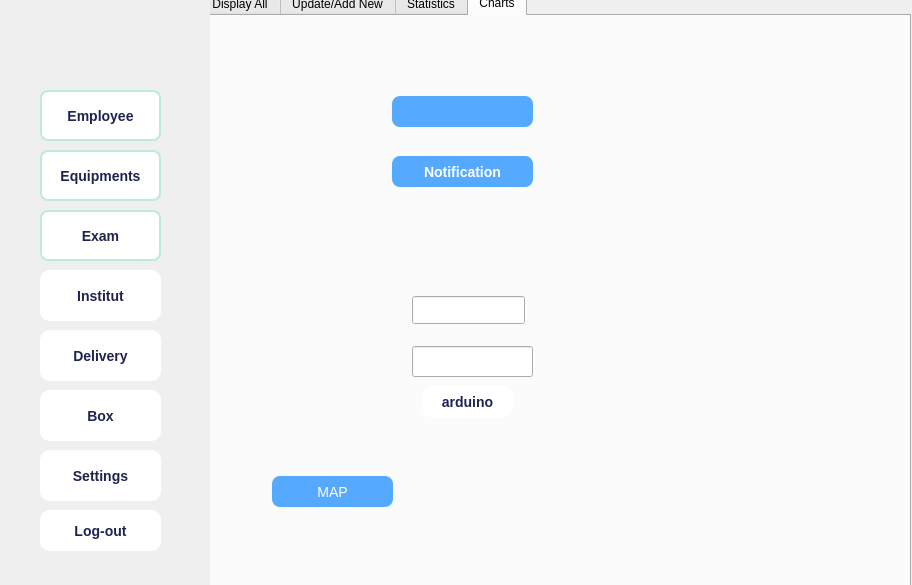
<?xml version="1.0" encoding="UTF-8"?>
<ui version="4.0">
 <class>instituts</class>
 <widget class="QDialog" name="instituts">
  <property name="geometry">
   <rect>
    <x>0</x>
    <y>0</y>
    <width>912</width>
    <height>585</height>
   </rect>
  </property>
  <property name="windowTitle">
   <string>Dialog</string>
  </property>
  <widget class="QWidget" name="LeftMenu" native="true">
   <property name="geometry">
    <rect>
     <x>0</x>
     <y>0</y>
     <width>211</width>
     <height>601</height>
    </rect>
   </property>
   <widget class="QWidget" name="verticalWidget_2" native="true">
    <property name="geometry">
     <rect>
      <x>0</x>
      <y>-40</y>
      <width>211</width>
      <height>671</height>
     </rect>
    </property>
    <property name="styleSheet">
     <string notr="true"> background: qlineargradient(
        x1: 0, y1: 0,
        x2: 0, y2: 1,
        stop: 0 #e3f2fd,   /* very light blue */
        stop: 0.5 #90caf9, /* soft sky blue */
        stop: 1 #1565c0    /* deep blue */
    );</string>
    </property>
    <widget class="QPushButton" name="pushButton_5">
     <property name="geometry">
      <rect>
       <x>40</x>
       <y>130</y>
       <width>121</width>
       <height>51</height>
      </rect>
     </property>
     <property name="font">
      <font>
       <pointsize>-1</pointsize>
       <bold>true</bold>
      </font>
     </property>
     <property name="styleSheet">
      <string notr="true"> background-color: #FFFFFF;
    border: 2px solid #C0E8E0;
    border-radius: 8px;
    padding: 6px 10px;
    font-size: 14px;
    color: #1E2350;</string>
     </property>
     <property name="text">
      <string>Employee</string>
     </property>
     <property name="icon">
      <iconset>
       <normaloff>:/ressources/user.svg</normaloff>:/ressources/user.svg</iconset>
     </property>
    </widget>
    <widget class="QPushButton" name="pushButton_6">
     <property name="geometry">
      <rect>
       <x>40</x>
       <y>190</y>
       <width>121</width>
       <height>51</height>
      </rect>
     </property>
     <property name="font">
      <font>
       <pointsize>-1</pointsize>
       <bold>true</bold>
      </font>
     </property>
     <property name="styleSheet">
      <string notr="true"> background-color: #FFFFFF;
    border: 2px solid #C0E8E0;
    border-radius: 8px;
    padding: 6px 10px;
    font-size: 14px;
    color: #1E2350;</string>
     </property>
     <property name="text">
      <string>Equipments</string>
     </property>
    </widget>
    <widget class="QPushButton" name="pushButton_7">
     <property name="geometry">
      <rect>
       <x>40</x>
       <y>250</y>
       <width>121</width>
       <height>51</height>
      </rect>
     </property>
     <property name="font">
      <font>
       <pointsize>-1</pointsize>
       <bold>true</bold>
      </font>
     </property>
     <property name="styleSheet">
      <string notr="true"> background-color: #FFFFFF;
    border: 2px solid #C0E8E0;
    border-radius: 8px;
    padding: 6px 10px;
    font-size: 14px;
    color: #1E2350;</string>
     </property>
     <property name="text">
      <string>Exam</string>
     </property>
     <property name="icon">
      <iconset>
       <normaloff>:/ressources/paper-48.png</normaloff>:/ressources/paper-48.png</iconset>
     </property>
    </widget>
    <widget class="QPushButton" name="pushButton_8">
     <property name="geometry">
      <rect>
       <x>40</x>
       <y>310</y>
       <width>121</width>
       <height>51</height>
      </rect>
     </property>
     <property name="font">
      <font>
       <pointsize>-1</pointsize>
       <bold>true</bold>
      </font>
     </property>
     <property name="styleSheet">
      <string notr="true">  background-color: #FFFFFF;
    color: #1E2350;
    border-radius: 10px;
    font-size: 14px;
    padding: 8px;</string>
     </property>
     <property name="text">
      <string>Institut</string>
     </property>
     <property name="icon">
      <iconset>
       <normaloff>:/ressources/building-48.png</normaloff>:/ressources/building-48.png</iconset>
     </property>
    </widget>
    <widget class="QPushButton" name="pushButton_11">
     <property name="geometry">
      <rect>
       <x>40</x>
       <y>370</y>
       <width>121</width>
       <height>51</height>
      </rect>
     </property>
     <property name="font">
      <font>
       <pointsize>-1</pointsize>
       <bold>true</bold>
      </font>
     </property>
     <property name="styleSheet">
      <string notr="true">  background-color: #FFFFFF;
    color: #1E2350;
    border-radius: 10px;
    font-size: 14px;
    padding: 8px;</string>
     </property>
     <property name="text">
      <string>Delivery</string>
     </property>
     <property name="icon">
      <iconset resource="Ressources.qrc">
       <normaloff>:/new/prefix1/Ressources/delivery-48.png</normaloff>
       <normalon>:/ressources/delivery-48.png</normalon>:/new/prefix1/Ressources/delivery-48.png</iconset>
     </property>
    </widget>
    <widget class="QPushButton" name="pushButton_12">
     <property name="geometry">
      <rect>
       <x>40</x>
       <y>430</y>
       <width>121</width>
       <height>51</height>
      </rect>
     </property>
     <property name="font">
      <font>
       <pointsize>-1</pointsize>
       <bold>true</bold>
      </font>
     </property>
     <property name="styleSheet">
      <string notr="true">  background-color: #FFFFFF;
    color: #1E2350;
    border-radius: 10px;
    font-size: 14px;
    padding: 8px;</string>
     </property>
     <property name="text">
      <string>Box</string>
     </property>
     <property name="icon">
      <iconset resource="Ressources.qrc">
       <normaloff>:/new/prefix1/Ressources/tool-box-48.png</normaloff>
       <normalon>:/ressources/tool-box-48.png</normalon>:/new/prefix1/Ressources/tool-box-48.png</iconset>
     </property>
    </widget>
    <widget class="QPushButton" name="pushButton_14">
     <property name="geometry">
      <rect>
       <x>40</x>
       <y>490</y>
       <width>121</width>
       <height>51</height>
      </rect>
     </property>
     <property name="font">
      <font>
       <pointsize>-1</pointsize>
       <bold>true</bold>
      </font>
     </property>
     <property name="styleSheet">
      <string notr="true">  background-color: #FFFFFF;
    color: #1E2350;
    border-radius: 10px;
    font-size: 14px;
    padding: 8px;</string>
     </property>
     <property name="text">
      <string>Settings</string>
     </property>
     <property name="icon">
      <iconset resource="Ressources.qrc">
       <normaloff>:/new/prefix1/Ressources/settings-5-48.png</normaloff>
       <normalon>:/ressources/settings.svg</normalon>:/new/prefix1/Ressources/settings-5-48.png</iconset>
     </property>
    </widget>
    <widget class="QPushButton" name="pushButton_18">
     <property name="geometry">
      <rect>
       <x>40</x>
       <y>550</y>
       <width>121</width>
       <height>41</height>
      </rect>
     </property>
     <property name="font">
      <font>
       <pointsize>-1</pointsize>
       <bold>true</bold>
      </font>
     </property>
     <property name="styleSheet">
      <string notr="true">  background-color: #FFFFFF;
    color: #1E2350;
    border-radius: 10px;
    font-size: 14px;
    padding: 8px;</string>
     </property>
     <property name="text">
      <string>Log-out</string>
     </property>
     <property name="icon">
      <iconset>
       <normalon>:/ressources/log-out.svg</normalon>
      </iconset>
     </property>
    </widget>
    <widget class="QLabel" name="label_12">
     <property name="geometry">
      <rect>
       <x>0</x>
       <y>40</y>
       <width>201</width>
       <height>91</height>
      </rect>
     </property>
     <property name="styleSheet">
      <string notr="true">image: url(:/new/prefix1/Ressources/e0ff5635-a1d6-406a-ae4c-6240633d745e.png);
background:transparent;</string>
     </property>
     <property name="text">
      <string/>
     </property>
    </widget>
   </widget>
  </widget>
  <widget class="QStackedWidget" name="stackedWidget">
   <property name="geometry">
    <rect>
     <x>210</x>
     <y>0</y>
     <width>711</width>
     <height>601</height>
    </rect>
   </property>
   <property name="currentIndex">
    <number>0</number>
   </property>
   <widget class="QWidget" name="page_3">
    <widget class="QTabWidget" name="tabWidget_2">
     <property name="geometry">
      <rect>
       <x>-10</x>
       <y>-10</y>
       <width>711</width>
       <height>611</height>
      </rect>
     </property>
     <property name="layoutDirection">
      <enum>Qt::LayoutDirection::LeftToRight</enum>
     </property>
     <property name="autoFillBackground">
      <bool>true</bool>
     </property>
     <property name="styleSheet">
      <string notr="true">color: rgb(0, 0, 0);
font: 700 8pt &quot;Segoe UI&quot;;
font: 700 10pt &quot;Segoe UI&quot;;

 </string>
     </property>
     <property name="tabPosition">
      <enum>QTabWidget::TabPosition::North</enum>
     </property>
     <property name="tabShape">
      <enum>QTabWidget::TabShape::Rounded</enum>
     </property>
     <property name="currentIndex">
      <number>3</number>
     </property>
     <property name="elideMode">
      <enum>Qt::TextElideMode::ElideNone</enum>
     </property>
     <property name="movable">
      <bool>false</bool>
     </property>
     <property name="tabBarAutoHide">
      <bool>false</bool>
     </property>
     <widget class="QWidget" name="tab_5">
      <attribute name="title">
       <string>Display All</string>
      </attribute>
      <widget class="QLabel" name="label_13">
       <property name="geometry">
        <rect>
         <x>190</x>
         <y>70</y>
         <width>61</width>
         <height>21</height>
        </rect>
       </property>
       <property name="styleSheet">
        <string notr="true">image: url(:/new/prefix1/Ressources/search-3-48.png);</string>
       </property>
       <property name="text">
        <string/>
       </property>
      </widget>
      <widget class="QComboBox" name="tri_in">
       <property name="geometry">
        <rect>
         <x>290</x>
         <y>60</y>
         <width>226</width>
         <height>41</height>
        </rect>
       </property>
       <property name="styleSheet">
        <string notr="true">background-color: #FFFFFF;
    color: #1E2350;
    border: 1px solid #ccc;
    border-radius: 8px;
    padding: 6px 30px 6px 10px;
    font-size: 14px;
    min-width: 150px;</string>
       </property>
      </widget>
      <widget class="QPushButton" name="pdf_in">
       <property name="geometry">
        <rect>
         <x>70</x>
         <y>470</y>
         <width>171</width>
         <height>41</height>
        </rect>
       </property>
       <property name="styleSheet">
        <string notr="true">background-color: rgb(85, 170, 255);
font: 700 10pt &quot;Segoe UI&quot;;
    color: #FFFFFF;
    border: none;
    border-radius: 8px;
    padding: 8px 16px;
    font-size: 14px;</string>
       </property>
       <property name="text">
        <string> Generate PDF File</string>
       </property>
       <property name="icon">
        <iconset resource="Ressources.qrc">
         <normaloff>:/new/prefix1/Ressources/pdf-file-svgrepo-com.svg</normaloff>:/new/prefix1/Ressources/pdf-file-svgrepo-com.svg</iconset>
       </property>
      </widget>
      <widget class="QPushButton" name="b4_in">
       <property name="geometry">
        <rect>
         <x>490</x>
         <y>470</y>
         <width>101</width>
         <height>31</height>
        </rect>
       </property>
       <property name="styleSheet">
        <string notr="true">background-color: rgb(85, 170, 255);
font: 700 10pt &quot;Segoe UI&quot;;
    color: #FFFFFF;
    border: none;
    border-radius: 8px;
    padding: 8px 16px;
    font-size: 14px;</string>
       </property>
       <property name="text">
        <string> Delete</string>
       </property>
       <property name="icon">
        <iconset resource="Ressources.qrc">
         <normaloff>:/new/prefix1/Ressources/delete-button-svgrepo-com.svg</normaloff>:/new/prefix1/Ressources/delete-button-svgrepo-com.svg</iconset>
       </property>
      </widget>
      <widget class="QTableWidget" name="tab1_in">
       <property name="geometry">
        <rect>
         <x>30</x>
         <y>140</y>
         <width>991</width>
         <height>251</height>
        </rect>
       </property>
       <property name="styleSheet">
        <string notr="true">background-color: rgb(157, 157, 157);
background-color: rgb(14, 0, 214);
background-color: rgb(179, 179, 179);
tableWidget-&gt;horizontalHeader()-&gt;setSectionResizeMode(0, QHeaderView::Stretch); 
tableWidget-&gt;horizontalHeader()-&gt;setSectionResizeMode(1, QHeaderView::ResizeToContents); 
</string>
       </property>
       <attribute name="horizontalHeaderCascadingSectionResizes">
        <bool>false</bool>
       </attribute>
       <attribute name="horizontalHeaderMinimumSectionSize">
        <number>45</number>
       </attribute>
       <attribute name="horizontalHeaderDefaultSectionSize">
        <number>160</number>
       </attribute>
       <attribute name="horizontalHeaderHighlightSections">
        <bool>true</bool>
       </attribute>
       <attribute name="verticalHeaderCascadingSectionResizes">
        <bool>false</bool>
       </attribute>
       <column>
        <property name="text">
         <string>ID Institut</string>
        </property>
        <property name="background">
         <color>
          <red>85</red>
          <green>170</green>
          <blue>255</blue>
         </color>
        </property>
       </column>
       <column>
        <property name="text">
         <string>Nom</string>
        </property>
        <property name="background">
         <color>
          <red>85</red>
          <green>170</green>
          <blue>255</blue>
         </color>
        </property>
       </column>
       <column>
        <property name="text">
         <string>Adresse</string>
        </property>
        <property name="background">
         <color>
          <red>85</red>
          <green>170</green>
          <blue>255</blue>
         </color>
        </property>
       </column>
       <column>
        <property name="text">
         <string>Supervisor</string>
        </property>
        <property name="background">
         <color>
          <red>85</red>
          <green>170</green>
          <blue>255</blue>
         </color>
        </property>
       </column>
       <column>
        <property name="text">
         <string>Telephone</string>
        </property>
        <property name="background">
         <color>
          <red>85</red>
          <green>170</green>
          <blue>255</blue>
         </color>
        </property>
       </column>
       <column>
        <property name="text">
         <string>Email</string>
        </property>
        <property name="background">
         <color>
          <red>85</red>
          <green>170</green>
          <blue>255</blue>
         </color>
        </property>
       </column>
       <column>
        <property name="text">
         <string>Capacite</string>
        </property>
        <property name="background">
         <color>
          <red>85</red>
          <green>170</green>
          <blue>255</blue>
         </color>
        </property>
       </column>
       <column>
        <property name="text">
         <string>ID Employee</string>
        </property>
        <property name="background">
         <color>
          <red>85</red>
          <green>170</green>
          <blue>255</blue>
         </color>
        </property>
       </column>
      </widget>
      <widget class="QPushButton" name="DESC_in">
       <property name="geometry">
        <rect>
         <x>550</x>
         <y>60</y>
         <width>51</width>
         <height>41</height>
        </rect>
       </property>
       <property name="toolTip">
        <string>&lt;html&gt;&lt;head/&gt;&lt;body&gt;&lt;p&gt;&lt;img src=&quot;:/ressources/up-and-down-arrow.png&quot;/&gt;&lt;/p&gt;&lt;/body&gt;&lt;/html&gt;</string>
       </property>
       <property name="whatsThis">
        <string>&lt;html&gt;&lt;head/&gt;&lt;body&gt;&lt;p&gt;&lt;img src=&quot;:/ressources/up-and-down-arrow.png&quot;/&gt;&lt;/p&gt;&lt;/body&gt;&lt;/html&gt;</string>
       </property>
       <property name="styleSheet">
        <string notr="true">background-image: url(:/ressources/up-and-down-arrow.png);
background-color: rgb(85, 170, 255);
font: 700 10pt &quot;Segoe UI&quot;;
    color: #FFFFFF;
    border: none;
    border-radius: 8px;
    padding: 8px 16px;
    font-size: 14px;</string>
       </property>
       <property name="text">
        <string/>
       </property>
       <property name="icon">
        <iconset theme="QIcon::ThemeIcon::GoDown"/>
       </property>
      </widget>
      <widget class="QPushButton" name="ASC_in">
       <property name="geometry">
        <rect>
         <x>620</x>
         <y>60</y>
         <width>51</width>
         <height>41</height>
        </rect>
       </property>
       <property name="toolTip">
        <string>&lt;html&gt;&lt;head/&gt;&lt;body&gt;&lt;p&gt;&lt;img src=&quot;:/ressources/up-and-down-arrow.png&quot;/&gt;&lt;/p&gt;&lt;/body&gt;&lt;/html&gt;</string>
       </property>
       <property name="whatsThis">
        <string>&lt;html&gt;&lt;head/&gt;&lt;body&gt;&lt;p&gt;&lt;img src=&quot;:/ressources/up-and-down-arrow.png&quot;/&gt;&lt;/p&gt;&lt;/body&gt;&lt;/html&gt;</string>
       </property>
       <property name="styleSheet">
        <string notr="true">background-image: url(:/ressources/up-and-down-arrow.png);
background-color: rgb(85, 170, 255);
font: 700 10pt &quot;Segoe UI&quot;;
    color: #FFFFFF;
    border: none;
    border-radius: 8px;
    padding: 8px 16px;
    font-size: 14px;</string>
       </property>
       <property name="text">
        <string/>
       </property>
       <property name="icon">
        <iconset theme="QIcon::ThemeIcon::GoUp"/>
       </property>
      </widget>
      <widget class="QLineEdit" name="recherche_in">
       <property name="geometry">
        <rect>
         <x>30</x>
         <y>60</y>
         <width>236</width>
         <height>41</height>
        </rect>
       </property>
       <property name="styleSheet">
        <string notr="true">  background-color: #FFFFFF;
    color: #1E2350;
    border: 1px solid #ccc;
    border-radius: 10px;
    font-size: 14px;
    padding: 8px 12px;
    min-width: 200px;</string>
       </property>
       <property name="text">
        <string/>
       </property>
       <property name="placeholderText">
        <string/>
       </property>
      </widget>
      <widget class="QLabel" name="label_23">
       <property name="geometry">
        <rect>
         <x>190</x>
         <y>70</y>
         <width>61</width>
         <height>21</height>
        </rect>
       </property>
       <property name="styleSheet">
        <string notr="true">image: url(:/new/prefix1/Ressources/search-3-48.png);</string>
       </property>
       <property name="text">
        <string/>
       </property>
      </widget>
     </widget>
     <widget class="QWidget" name="tab_6">
      <attribute name="title">
       <string>Update/Add New</string>
      </attribute>
      <widget class="QWidget" name="widget_2" native="true">
       <property name="geometry">
        <rect>
         <x>10</x>
         <y>0</y>
         <width>711</width>
         <height>571</height>
        </rect>
       </property>
       <property name="styleSheet">
        <string notr="true">background-color: #D3D3D3; border-radius: 15px;</string>
       </property>
       <widget class="QLabel" name="label_14">
        <property name="geometry">
         <rect>
          <x>60</x>
          <y>90</y>
          <width>101</width>
          <height>41</height>
         </rect>
        </property>
        <property name="styleSheet">
         <string notr="true"> background-color: #FFFFFF;
    border: 2px solid #C0E8E0;
    border-radius: 8px;
    padding: 6px 10px;
    font-size: 14px;
    color: #1E2350;</string>
        </property>
        <property name="text">
         <string>Name</string>
        </property>
       </widget>
       <widget class="QLabel" name="label_15">
        <property name="geometry">
         <rect>
          <x>60</x>
          <y>150</y>
          <width>101</width>
          <height>41</height>
         </rect>
        </property>
        <property name="styleSheet">
         <string notr="true"> background-color: #FFFFFF;
    border: 2px solid #C0E8E0;
    border-radius: 8px;
    padding: 6px 10px;
    font-size: 14px;
    color: #1E2350;</string>
        </property>
        <property name="text">
         <string>Adress</string>
        </property>
       </widget>
       <widget class="QLabel" name="label_16">
        <property name="geometry">
         <rect>
          <x>60</x>
          <y>210</y>
          <width>101</width>
          <height>41</height>
         </rect>
        </property>
        <property name="styleSheet">
         <string notr="true"> background-color: #FFFFFF;
    border: 2px solid #C0E8E0;
    border-radius: 8px;
    padding: 6px 10px;
    font-size: 14px;
    color: #1E2350;</string>
        </property>
        <property name="text">
         <string>Email</string>
        </property>
       </widget>
       <widget class="QLabel" name="label_56">
        <property name="geometry">
         <rect>
          <x>200</x>
          <y>20</y>
          <width>201</width>
          <height>41</height>
         </rect>
        </property>
        <property name="styleSheet">
         <string notr="true">   color: #1E2350;
font: 9pt &quot;Segoe UI&quot;;
font:  24pt ;</string>
        </property>
        <property name="text">
         <string>Institut</string>
        </property>
        <property name="alignment">
         <set>Qt::AlignmentFlag::AlignCenter</set>
        </property>
       </widget>
       <widget class="QLabel" name="label_17">
        <property name="geometry">
         <rect>
          <x>20</x>
          <y>10</y>
          <width>81</width>
          <height>61</height>
         </rect>
        </property>
        <property name="styleSheet">
         <string notr="true">image: url(:/new/prefix1/Ressources/user-profile-svgrepo-com.svg);</string>
        </property>
        <property name="text">
         <string/>
        </property>
       </widget>
       <widget class="QLabel" name="label_18">
        <property name="geometry">
         <rect>
          <x>60</x>
          <y>270</y>
          <width>101</width>
          <height>41</height>
         </rect>
        </property>
        <property name="styleSheet">
         <string notr="true"> background-color: #FFFFFF;
    border: 2px solid #C0E8E0;
    border-radius: 8px;
    padding: 6px 10px;
    font-size: 14px;
    color: #1E2350;</string>
        </property>
        <property name="text">
         <string>Phone</string>
        </property>
       </widget>
       <widget class="QLineEdit" name="nomInst_input_in">
        <property name="geometry">
         <rect>
          <x>170</x>
          <y>90</y>
          <width>271</width>
          <height>31</height>
         </rect>
        </property>
        <property name="styleSheet">
         <string notr="true"> background-color: #FFFFFF;
    border: 2px solid #C0E8E0;
    border-radius: 8px;
    padding: 6px 10px;
    font-size: 14px;
    color: #1E2350;</string>
        </property>
        <property name="placeholderText">
         <string/>
        </property>
        <property name="cursorMoveStyle">
         <enum>Qt::CursorMoveStyle::LogicalMoveStyle</enum>
        </property>
       </widget>
       <widget class="QLineEdit" name="adresseInst_input_in">
        <property name="geometry">
         <rect>
          <x>170</x>
          <y>150</y>
          <width>271</width>
          <height>31</height>
         </rect>
        </property>
        <property name="styleSheet">
         <string notr="true"> background-color: #FFFFFF;
    border: 2px solid #C0E8E0;
    border-radius: 8px;
    padding: 6px 10px;
    font-size: 14px;
    color: #1E2350;</string>
        </property>
        <property name="placeholderText">
         <string/>
        </property>
        <property name="cursorMoveStyle">
         <enum>Qt::CursorMoveStyle::LogicalMoveStyle</enum>
        </property>
       </widget>
       <widget class="QLineEdit" name="emailInst_input_in">
        <property name="geometry">
         <rect>
          <x>170</x>
          <y>210</y>
          <width>271</width>
          <height>31</height>
         </rect>
        </property>
        <property name="styleSheet">
         <string notr="true"> background-color: #FFFFFF;
    border: 2px solid #C0E8E0;
    border-radius: 8px;
    padding: 6px 10px;
    font-size: 14px;
    color: #1E2350;</string>
        </property>
        <property name="placeholderText">
         <string/>
        </property>
        <property name="cursorMoveStyle">
         <enum>Qt::CursorMoveStyle::LogicalMoveStyle</enum>
        </property>
       </widget>
       <widget class="QPushButton" name="b2_in">
        <property name="geometry">
         <rect>
          <x>60</x>
          <y>500</y>
          <width>121</width>
          <height>31</height>
         </rect>
        </property>
        <property name="styleSheet">
         <string notr="true">background-color: rgb(85, 170, 255);
font: 700 10pt &quot;Segoe UI&quot;;
    color: #FFFFFF;
    border: none;
    border-radius: 8px;
    padding: 8px 16px;
    font-size: 14px;</string>
        </property>
        <property name="text">
         <string>Cancel</string>
        </property>
        <property name="icon">
         <iconset resource="Ressources.qrc">
          <normaloff>:/new/prefix1/Ressources/update-icon.svg</normaloff>:/new/prefix1/Ressources/update-icon.svg</iconset>
        </property>
       </widget>
       <widget class="QPushButton" name="b1_in">
        <property name="geometry">
         <rect>
          <x>210</x>
          <y>500</y>
          <width>121</width>
          <height>31</height>
         </rect>
        </property>
        <property name="styleSheet">
         <string notr="true">background-color: rgb(85, 170, 255);
font: 700 10pt &quot;Segoe UI&quot;;
    color: #FFFFFF;
    border: none;
    border-radius: 8px;
    padding: 8px 16px;
    font-size: 14px;</string>
        </property>
        <property name="text">
         <string>Add</string>
        </property>
       </widget>
       <widget class="QLineEdit" name="responsableInst_input_in">
        <property name="geometry">
         <rect>
          <x>170</x>
          <y>330</y>
          <width>271</width>
          <height>31</height>
         </rect>
        </property>
        <property name="styleSheet">
         <string notr="true"> background-color: #FFFFFF;
    border: 2px solid #C0E8E0;
    border-radius: 8px;
    padding: 6px 10px;
    font-size: 14px;
    color: #1E2350;</string>
        </property>
        <property name="placeholderText">
         <string/>
        </property>
        <property name="cursorMoveStyle">
         <enum>Qt::CursorMoveStyle::LogicalMoveStyle</enum>
        </property>
       </widget>
       <widget class="QLineEdit" name="telephoneInst_input_in">
        <property name="geometry">
         <rect>
          <x>170</x>
          <y>270</y>
          <width>271</width>
          <height>31</height>
         </rect>
        </property>
        <property name="styleSheet">
         <string notr="true"> background-color: #FFFFFF;
    border: 2px solid #C0E8E0;
    border-radius: 8px;
    padding: 6px 10px;
    font-size: 14px;
    color: #1E2350;</string>
        </property>
        <property name="placeholderText">
         <string/>
        </property>
        <property name="cursorMoveStyle">
         <enum>Qt::CursorMoveStyle::LogicalMoveStyle</enum>
        </property>
       </widget>
       <widget class="QLabel" name="label_19">
        <property name="geometry">
         <rect>
          <x>60</x>
          <y>330</y>
          <width>101</width>
          <height>41</height>
         </rect>
        </property>
        <property name="styleSheet">
         <string notr="true"> background-color: #FFFFFF;
    border: 2px solid #C0E8E0;
    border-radius: 8px;
    padding: 6px 10px;
    font-size: 14px;
    color: #1E2350;</string>
        </property>
        <property name="text">
         <string>Chief</string>
        </property>
       </widget>
       <widget class="QLabel" name="label_20">
        <property name="geometry">
         <rect>
          <x>60</x>
          <y>390</y>
          <width>101</width>
          <height>41</height>
         </rect>
        </property>
        <property name="styleSheet">
         <string notr="true"> background-color: #FFFFFF;
    border: 2px solid #C0E8E0;
    border-radius: 8px;
    padding: 6px 10px;
    font-size: 14px;
    color: #1E2350;</string>
        </property>
        <property name="text">
         <string>Capacity</string>
        </property>
       </widget>
       <widget class="QLineEdit" name="capaciteInst_input_in">
        <property name="geometry">
         <rect>
          <x>170</x>
          <y>390</y>
          <width>271</width>
          <height>31</height>
         </rect>
        </property>
        <property name="styleSheet">
         <string notr="true"> background-color: #FFFFFF;
    border: 2px solid #C0E8E0;
    border-radius: 8px;
    padding: 6px 10px;
    font-size: 14px;
    color: #1E2350;</string>
        </property>
        <property name="placeholderText">
         <string/>
        </property>
        <property name="cursorMoveStyle">
         <enum>Qt::CursorMoveStyle::LogicalMoveStyle</enum>
        </property>
       </widget>
       <widget class="QLabel" name="label_21">
        <property name="geometry">
         <rect>
          <x>60</x>
          <y>450</y>
          <width>101</width>
          <height>41</height>
         </rect>
        </property>
        <property name="styleSheet">
         <string notr="true"> background-color: #FFFFFF;
    border: 2px solid #C0E8E0;
    border-radius: 8px;
    padding: 6px 10px;
    font-size: 14px;
    color: #1E2350;</string>
        </property>
        <property name="text">
         <string>Employee</string>
        </property>
       </widget>
       <widget class="QLineEdit" name="employee_in">
        <property name="geometry">
         <rect>
          <x>170</x>
          <y>450</y>
          <width>271</width>
          <height>31</height>
         </rect>
        </property>
        <property name="styleSheet">
         <string notr="true"> background-color: #FFFFFF;
    border: 2px solid #C0E8E0;
    border-radius: 8px;
    padding: 6px 10px;
    font-size: 14px;
    color: #1E2350;</string>
        </property>
        <property name="placeholderText">
         <string/>
        </property>
        <property name="cursorMoveStyle">
         <enum>Qt::CursorMoveStyle::LogicalMoveStyle</enum>
        </property>
       </widget>
       <widget class="QPushButton" name="b3_in">
        <property name="geometry">
         <rect>
          <x>370</x>
          <y>500</y>
          <width>101</width>
          <height>31</height>
         </rect>
        </property>
        <property name="styleSheet">
         <string notr="true">background-color: rgb(85, 170, 255);
font: 700 10pt &quot;Segoe UI&quot;;
    color: #FFFFFF;
    border: none;
    border-radius: 8px;
    padding: 8px 16px;
    font-size: 14px;</string>
        </property>
        <property name="text">
         <string>modify</string>
        </property>
        <property name="icon">
         <iconset resource="Ressources.qrc">
          <normaloff>:/new/prefix1/Ressources/update-icon.svg</normaloff>:/new/prefix1/Ressources/update-icon.svg</iconset>
        </property>
       </widget>
      </widget>
     </widget>
     <widget class="QWidget" name="tab_7">
      <attribute name="title">
       <string>Statistics</string>
      </attribute>
      <widget class="QChartView" name="chartViewFunctionalites_2" native="true">
       <property name="geometry">
        <rect>
         <x>10</x>
         <y>10</y>
         <width>621</width>
         <height>521</height>
        </rect>
       </property>
      </widget>
     </widget>
     <widget class="QWidget" name="tab_8">
      <attribute name="title">
       <string>Charts</string>
      </attribute>
      <widget class="QPushButton" name="map_in">
       <property name="geometry">
        <rect>
         <x>70</x>
         <y>460</y>
         <width>121</width>
         <height>31</height>
        </rect>
       </property>
       <property name="styleSheet">
        <string notr="true">background-color: rgb(85, 170, 255);
font: 700 10pt &quot;Segoe UI&quot;;
    color: #FFFFFF;
    border: none;
    border-radius: 8px;
    padding: 8px 16px;
    font-size: 14px;</string>
       </property>
       <property name="text">
        <string>MAP</string>
       </property>
      </widget>
      <widget class="QWidget" name="notificationwidget_2" native="true">
       <property name="geometry">
        <rect>
         <x>80</x>
         <y>60</y>
         <width>381</width>
         <height>181</height>
        </rect>
       </property>
       <widget class="QLineEdit" name="notifylineedit_in">
        <property name="geometry">
         <rect>
          <x>110</x>
          <y>20</y>
          <width>141</width>
          <height>31</height>
         </rect>
        </property>
        <property name="styleSheet">
         <string notr="true">background-color: rgb(85, 170, 255);
font: 700 10pt &quot;Segoe UI&quot;;
    color: #FFFFFF;
    border: none;
    border-radius: 8px;
    padding: 8px 16px;
    font-size: 14px;</string>
        </property>
       </widget>
       <widget class="QPushButton" name="noti_in">
        <property name="geometry">
         <rect>
          <x>110</x>
          <y>80</y>
          <width>141</width>
          <height>31</height>
         </rect>
        </property>
        <property name="font">
         <font>
          <family>Segoe UI</family>
          <pointsize>-1</pointsize>
          <italic>false</italic>
          <bold>true</bold>
         </font>
        </property>
        <property name="styleSheet">
         <string notr="true">background-color: rgb(85, 170, 255);
font: 700 10pt &quot;Segoe UI&quot;;
    color: #FFFFFF;
    border: none;
    border-radius: 8px;
    padding: 8px 16px;
    font-size: 14px;</string>
        </property>
        <property name="text">
         <string>Notification</string>
        </property>
        <property name="icon">
         <iconset>
          <normalon>../instituts/ressources/noti.png</normalon>
         </iconset>
        </property>
        <property name="iconSize">
         <size>
          <width>20</width>
          <height>20</height>
         </size>
        </property>
       </widget>
      </widget>
      <widget class="QPushButton" name="addButton_in">
       <property name="geometry">
        <rect>
         <x>220</x>
         <y>370</y>
         <width>91</width>
         <height>31</height>
        </rect>
       </property>
       <property name="font">
        <font>
         <family>Segoe UI</family>
         <pointsize>-1</pointsize>
         <italic>false</italic>
         <bold>true</bold>
        </font>
       </property>
       <property name="styleSheet">
        <string notr="true">  background-color: #FFFFFF;
    color: #1E2350;
    border-radius: 10px;
    font-size: 14px;
    padding: 8px;</string>
       </property>
       <property name="text">
        <string>arduino</string>
       </property>
       <property name="icon">
        <iconset theme="QIcon::ThemeIcon::MailMessageNew"/>
       </property>
       <property name="iconSize">
        <size>
         <width>13</width>
         <height>13</height>
        </size>
       </property>
      </widget>
      <widget class="QLineEdit" name="lineEdit_in">
       <property name="geometry">
        <rect>
         <x>210</x>
         <y>280</y>
         <width>113</width>
         <height>28</height>
        </rect>
       </property>
      </widget>
      <widget class="QLineEdit" name="label_in">
       <property name="geometry">
        <rect>
         <x>210</x>
         <y>330</y>
         <width>121</width>
         <height>31</height>
        </rect>
       </property>
      </widget>
     </widget>
    </widget>
   </widget>
   <widget class="QWidget" name="page_4"/>
  </widget>
 </widget>
 <customwidgets>
  <customwidget>
   <class>QChartView</class>
   <extends>QWidget</extends>
   <header>qchartview.h</header>
   <container>1</container>
  </customwidget>
 </customwidgets>
 <resources>
  <include location="Ressources.qrc"/>
 </resources>
 <connections/>
</ui>
